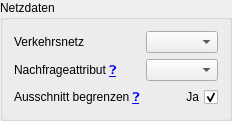
         <widget class="QGroupBox" name="groupBox">
          <property name="title">
           <string>Netzdaten</string>
          </property>
          <layout class="QGridLayout" name="gridLayout_2">
           <item row="0" column="0">
            <layout class="QGridLayout" name="gridLayout_6">
             <item row="1" column="1">
              <widget class="QgsFieldComboBox" name="reprojectDemandSelectField"/>
             </item>
             <item row="1" column="0">
              <widget class="QLabel" name="reprojectDemandSelectVMLabel">
               <property name="maximumSize">
                <size>
                 <width>120</width>
                 <height>16777215</height>
                </size>
               </property>
               <property name="text">
                <string>&lt;html&gt;&lt;head/&gt;&lt;body&gt;&lt;p&gt;Nachfrageattribut &lt;a href=&quot;info&quot;&gt;❓&lt;/a&gt;&lt;/p&gt;&lt;/body&gt;&lt;/html&gt;</string>
               </property>
              </widget>
             </item>
             <item row="0" column="0">
              <widget class="QLabel" name="label_14">
               <property name="maximumSize">
                <size>
                 <width>120</width>
                 <height>16777215</height>
                </size>
               </property>
               <property name="text">
                <string>Verkehrsnetz</string>
               </property>
              </widget>
             </item>
             <item row="0" column="1">
              <widget class="QgsMapLayerComboBox" name="reprojectDemandSelectLayer"/>
             </item>
             <item row="2" column="0">
              <widget class="QLabel" name="reprojectDemandReduceNetworkBoundsLabel">
               <property name="text">
                <string>&lt;html&gt;&lt;head/&gt;&lt;body&gt;&lt;p&gt;Ausschnitt begrenzen &lt;a href=&quot;info&quot;&gt;❓&lt;/a&gt;&lt;/p&gt;&lt;/body&gt;&lt;/html&gt;</string>
               </property>
               <property name="textFormat">
                <enum>Qt::RichText</enum>
               </property>
              </widget>
             </item>
             <item row="2" column="1">
              <widget class="QCheckBox" name="reprojectDemandReduceNetworkBoundsCheckbox">
               <property name="layoutDirection">
                <enum>Qt::RightToLeft</enum>
               </property>
               <property name="text">
                <string>Ja</string>
               </property>
               <property name="checked">
                <bool>true</bool>
               </property>
              </widget>
             </item>
            </layout>
           </item>
          </layout>
         </widget>
